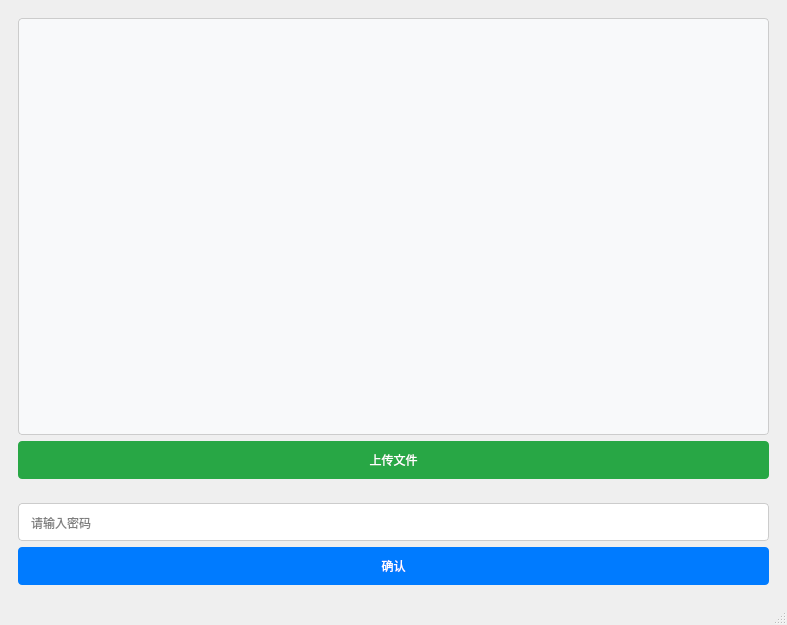
<?xml version="1.0" encoding="UTF-8"?>
<ui version="4.0">
 <class>MainWindow</class>
 <widget class="QMainWindow" name="MainWindow">
  <property name="geometry">
   <rect>
    <x>0</x>
    <y>0</y>
    <width>787</width>
    <height>625</height>
   </rect>
  </property>
  <property name="windowTitle">
   <string>MainWindow</string>
  </property>
  <widget class="QWidget" name="centralwidget">
   <layout class="QGridLayout" name="gridLayout">
    <item row="0" column="0">
     <widget class="QWidget" name="mainContainer" native="true">
      <property name="styleSheet">
       <string notr="true">QPushButton {
    background-color: #28a745;
    color: #fff;
    border: none;
    padding: 10px 20px;
    border-radius: 4px;
    cursor: pointer;
    transition: background-color 0.3s ease;
}
QPushButton:hover {
    background-color: #218838;
}

QTextBrowser {
    background-color: #f8f9fa;
    border: 1px solid #ccc;
    border-radius: 4px;
    padding: 10px;
}</string>
      </property>
      <layout class="QVBoxLayout" name="verticalLayout_2">
       <item>
        <widget class="QTextBrowser" name="fileList"/>
       </item>
       <item>
        <widget class="QPushButton" name="uploadButton">
         <property name="text">
          <string>上传文件</string>
         </property>
        </widget>
       </item>
      </layout>
     </widget>
    </item>
    <item row="1" column="0">
     <widget class="QWidget" name="passwordContainer" native="true">
      <property name="styleSheet">
       <string notr="true">QLineEdit {
    background-color: #fff;
    box-shadow: 0 0 10px rgba(0, 0, 0, 0.1);
    border: 1px solid #ccc;
    border-radius: 4px;
    padding: 10px;
}

QPushButton {
    background-color: #007bff;
    color: #fff;
    border: none;
    padding: 10px 20px;
    border-radius: 4px;
    cursor: pointer;
    transition: background-color 0.3s ease;
}
QPushButton:hover {
    background-color: #0056b3;
}</string>
      </property>
      <layout class="QVBoxLayout" name="verticalLayout">
       <item>
        <widget class="QLineEdit" name="passwordInput">
         <property name="text">
          <string/>
         </property>
         <property name="echoMode">
          <enum>QLineEdit::Password</enum>
         </property>
         <property name="placeholderText">
          <string>请输入密码</string>
         </property>
        </widget>
       </item>
       <item>
        <widget class="QPushButton" name="loginButton">
         <property name="text">
          <string>确认</string>
         </property>
        </widget>
       </item>
      </layout>
     </widget>
    </item>
   </layout>
  </widget>
  <widget class="QMenuBar" name="menubar">
   <property name="geometry">
    <rect>
     <x>0</x>
     <y>0</y>
     <width>787</width>
     <height>21</height>
    </rect>
   </property>
  </widget>
  <widget class="QStatusBar" name="statusbar"/>
 </widget>
 <resources/>
 <connections/>
</ui>
